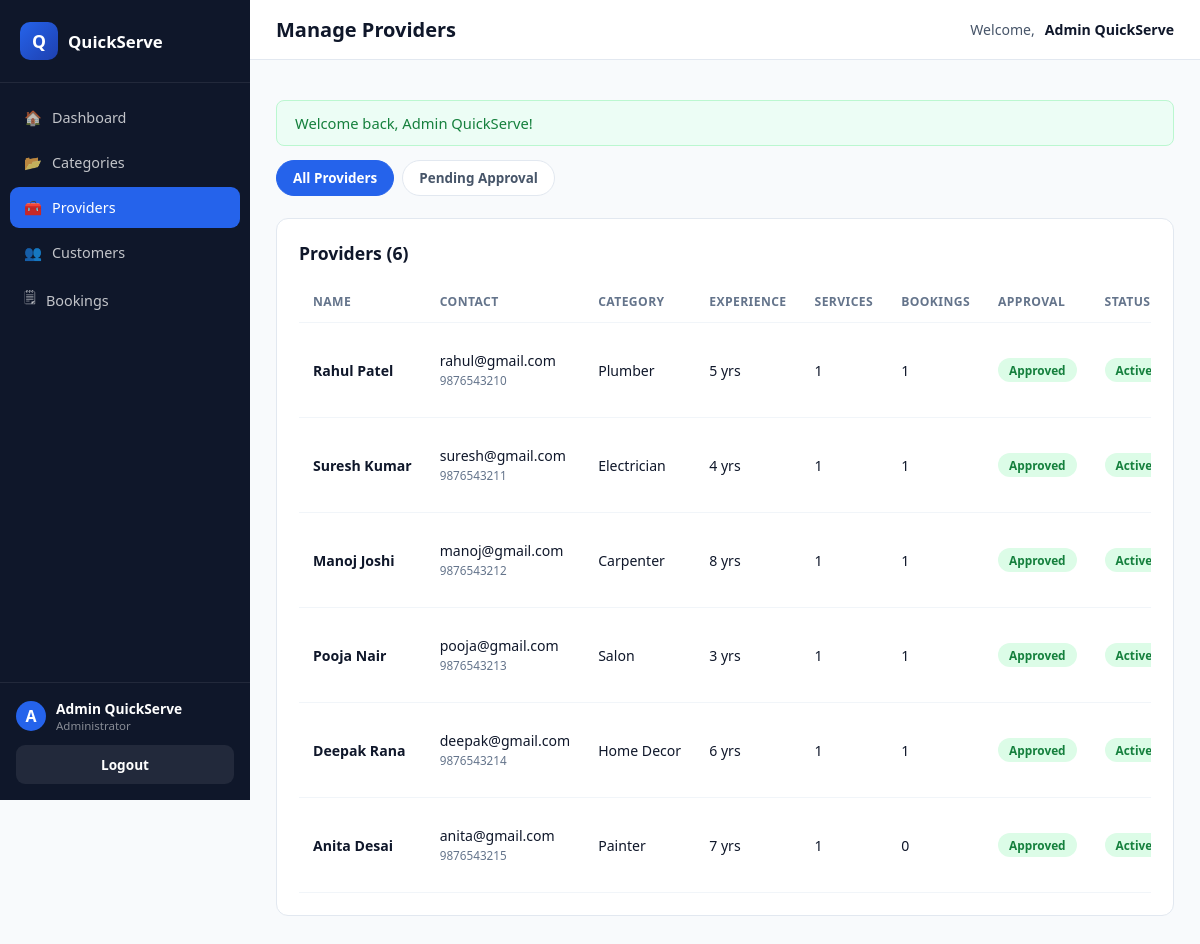
/admin/providers.php (signed in), run on the app's committed database.
### tables this page shows
CREATE TABLE `providers` (
  `id` int(11) NOT NULL,
  `full_name` varchar(100) NOT NULL,
  `email` varchar(150) NOT NULL,
  `password` varchar(255) NOT NULL,
  `phone` varchar(15) DEFAULT NULL,
  `category_id` int(11) DEFAULT NULL,
  `experience` int(11) DEFAULT NULL,
  `address` varchar(255) DEFAULT NULL,
  `profile_image` varchar(255) DEFAULT NULL,
  `aadhaar_number` varchar(20) DEFAULT NULL,
  `is_approved` tinyint(1) DEFAULT 0,
  `status` tinyint(1) DEFAULT 1,
  `created_at` datetime DEFAULT NULL,
  `updated_at` datetime DEFAULT NULL
);

CREATE TABLE `categories` (
  `id` int(11) NOT NULL,
  `category_name` varchar(100) NOT NULL,
  `description` text DEFAULT NULL,
  `status` tinyint(1) DEFAULT 1,
  `image` varchar(255) DEFAULT NULL,
  `created_at` datetime DEFAULT NULL,
  `updated_at` datetime DEFAULT NULL
);

### admin/providers.php (the view, shortened to what this page needs)
<?php
require_once __DIR__ . '/../includes/functions.php';
$filter = $_GET['filter'] ?? '';
$sql = "SELECT p.*, c.category_name,
        (SELECT COUNT(*) FROM services s WHERE s.provider_id = p.id) AS service_count,
        (SELECT COUNT(*) FROM bookings b WHERE b.provider_id = p.id) AS booking_count
        FROM providers p LEFT JOIN categories c ON c.id = p.category_id";
$sql .= " ORDER BY p.created_at DESC";
$providers = $pdo->query($sql)->fetchAll();
require __DIR__ . '/../includes/dash_shell_top.php';
?>
<div class="filter-bar">
  <a href="?filter=" class="filter-chip <?php echo $filter === '' ? 'active' : ''; ?>">All Providers</a>
  <a href="?filter=pending" class="filter-chip <?php echo $filter === 'pending' ? 'active' : ''; ?>">Pending Approval</a>
</div>
<div class="card">
  <div class="card-header"><h2>Providers (<?php echo count($providers); ?>)</h2></div>
  <?php if (!$providers): ?>
    <div class="empty-state"><div>🧰</div><p>No providers found.</p></div>
  <?php else: ?>
    <div class="table-wrap">
      <table class="data-table">
        <thead><tr><th>Name</th><th>Contact</th><th>Category</th><th>Experience</th><th>Services</th><th>Bookings</th><th>Approval</th><th>Status</th><th>Actions</th></tr></thead>
        <tbody>
          <?php foreach ($providers as $p): ?>
            <tr>
              <td><strong><?php echo e($p['full_name']); ?></strong></td>
              <td><?php echo e($p['email']); ?><br><small style="color:var(--slate-500);"><?php echo e($p['phone']); ?></small></td>
              <td><?php echo e($p['category_name'] ?? '-'); ?></td>
              <td><?php echo (int) $p['experience']; ?> yrs</td>
              <td><?php echo (int) $p['service_count']; ?></td>
              <td><?php echo (int) $p['booking_count']; ?></td>
              <td><span class="badge badge-<?php echo $p['is_approved'] ? 'approved' : 'pending'; ?>"><?php echo $p['is_approved'] ? 'Approved' : 'Pending'; ?></span></td>
              <td><span class="badge badge-<?php echo $p['status'] ? 'active' : 'inactive'; ?>"><?php echo $p['status'] ? 'Active' : 'Disabled'; ?></span></td>
            </tr>
          <?php endforeach; ?>
        </tbody>
      </table>
    </div>
  <?php endif; ?>
</div>
<?php require __DIR__ . '/../includes/dash_shell_bottom.php'; ?>

### assets/css/style.css (style rules this page uses)
:root { --primary: #2563eb; --primary-dark: #1d4ed8; --primary-darker: #1e40af; --primary-light: #dbeafe; --primary-lighter: #eff6ff; --accent: #60a5fa; --success: #16a34a; --danger: #dc2626; --warning: #d97706; --slate-900: #0f172a; --slate-700: #334155; --slate-600: #475569; --slate-500: #64748b; --slate-400: #94a3b8; --slate-300: #cbd5e1; --slate-200: #e2e8f0; --slate-100: #f1f5f9; --slate-50: #f8fafc; --white: #ffffff; --radius: 12px; --radius-sm: 8px; --shadow: 0 4px 20px rgba(15, 23, 42, 0.08); --shadow-lg: 0 12px 36px rgba(15, 23, 42, 0.14); --font: 'Segoe UI', Roboto, Helvetica, Arial, sans-serif; }
* { box-sizing: border-box; }
html, body { margin: 0; padding: 0; font-family: var(--font); color: var(--slate-900); background: var(--slate-50); scroll-behavior: smooth; }
a { text-decoration: none; color: inherit; }
.filter-bar { display: flex; flex-wrap: wrap; gap: 8px; margin-bottom: 22px; }
.filter-chip { padding: 8px 16px; border-radius: 999px; border: 1.5px solid var(--slate-200); background: #fff; font-size: 0.84rem; font-weight: 600; color: var(--slate-600); }
.filter-chip.active, .filter-chip:hover { background: var(--primary); color: #fff; border-color: var(--primary); }
.card { background: #fff; border-radius: var(--radius); border: 1px solid var(--slate-200); padding: 22px; margin-bottom: 22px; }
.card-header { display: flex; align-items: center; justify-content: space-between; margin-bottom: 16px; }
.card-header h2 { font-size: 1.1rem; margin: 0; }
.table-wrap { overflow-x: auto; }
table.data-table { width: 100%; border-collapse: collapse; font-size: 0.88rem; }
table.data-table th, table.data-table td { padding: 12px 14px; text-align: left; border-bottom: 1px solid var(--slate-100); white-space: nowrap; }
table.data-table th { color: var(--slate-500); font-weight: 700; font-size: 0.76rem; text-transform: uppercase; letter-spacing: 0.4px; }
.badge { display: inline-block; padding: 4px 11px; border-radius: 999px; font-size: 0.74rem; font-weight: 700; text-transform: capitalize; }
.badge-approved { background: #dcfce7; color: #15803d; }
.badge-active { background: #dcfce7; color: #15803d; }

### data on the page
providers: full_name "Rahul Patel", email "rahul@gmail.com", phone "9876543210", category.category_name "Plumber", experience "5", service_count "1", booking_count "1", is_approved "Approved", status "Active"
providers: full_name "Suresh Kumar", email "suresh@gmail.com", phone "9876543211", category.category_name "Electrician", experience "4", service_count "1", booking_count "1", is_approved "Approved", status "Active"
providers: full_name "Manoj Joshi", email "manoj@gmail.com", phone "9876543212", category.category_name "Carpenter", experience "8", service_count "1", booking_count "1", is_approved "Approved", status "Active"
providers: full_name "Pooja Nair", email "pooja@gmail.com", phone "9876543213", category.category_name "Salon", experience "3", service_count "1", booking_count "1", is_approved "Approved", status "Active"
providers: full_name "Deepak Rana", email "deepak@gmail.com", phone "9876543214", category.category_name "Home Decor", experience "6", service_count "1", booking_count "1", is_approved "Approved", status "Active"
providers: full_name "Anita Desai", email "anita@gmail.com", phone "9876543215", category.category_name "Painter", experience "7", service_count "1", booking_count "0", is_approved "Approved", status "Active"

### other printed values
$item['icon'] "🏠"
$item['label'] "Dashboard"
$item['icon'] "📂"
$item['label'] "Categories"
$item['icon'] "🧰"
$item['label'] "Providers"
$item['icon'] "👥"
$item['label'] "Customers"
$item['icon'] "🗒"
$item['label'] "Bookings"
substr($dashUserName, 0, 1) "A"
$dashUserName "Admin QuickServe"
$dashUserSub "Administrator"
$pageTitle "Manage Providers"
$flash['message'] "Welcome back, Admin QuickServe!"
